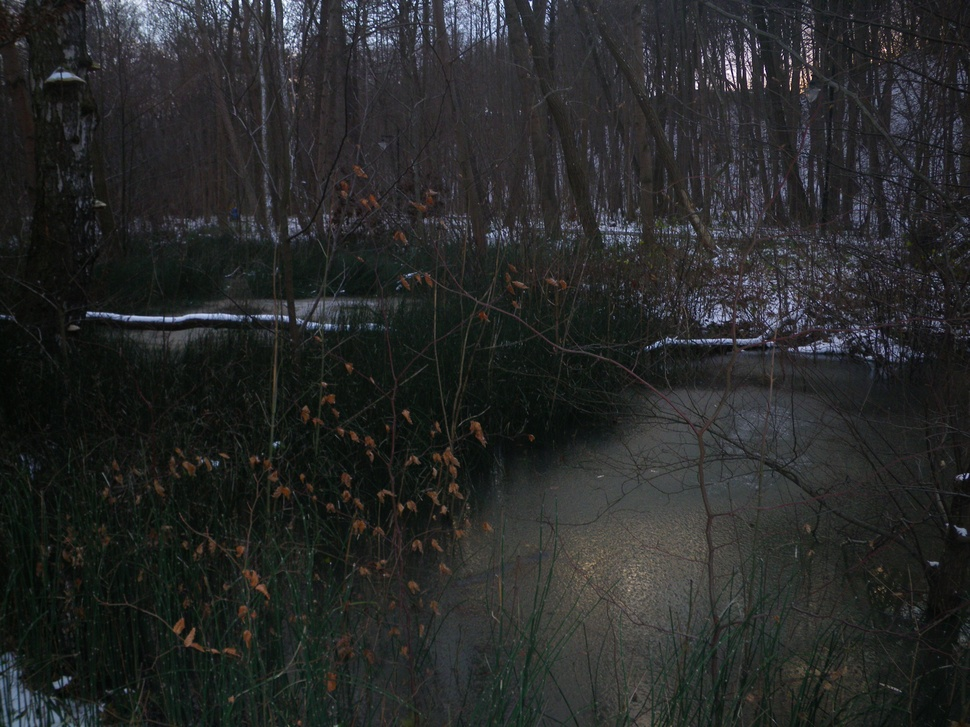
#> input picture code/image/retina/input.JPG, 970 x 727 px, shrunk from 2592 x 1944 before the run
$ jupyter execute --allow-errors test_retina.ipynb
#> lines starting #> are read from the running program, lines starting #| are printed output that depends on the picture
### code/utils.py
import cv2
import math
import numpy as np
import matplotlib.pyplot as plt

# [32 lines left out: functions mask_img, draw_lines, draw_points, not called in this run]


# 显示多张图片
def show_images(imgs, colnum=4, scale=6):
    if colnum > len(imgs):
        colnum = len(imgs)

    rownum = math.ceil(len(imgs) / colnum)

    # 计算 figsize
    maxrow = max([img.shape[0] for _,img in imgs])
    maxcol = max([img.shape[1] for _,img in imgs])

    rowpx, colpx = (maxrow*rownum, maxcol*colnum)
    if rowpx > colpx:
        rowpx, colpx = (math.ceil(scale*rowpx/colpx), scale)
    else:
        rowpx, colpx = (scale, math.ceil(scale*colpx/rowpx))

    # 画图
    _, axes = plt.subplots(rownum, colnum, figsize=(colpx, rowpx))
    if rownum == 1 and colnum == 1:
        axes = np.array([axes], dtype=object)
    axes = axes.reshape(rownum, colnum)
    for i in range(rownum):
        for j in range(colnum):
            axes[i, j].set_axis_off()

            if i*colnum + j < len(imgs):
                title, img = imgs[i*colnum + j]
                axes[i, j].set_title(title)

                if len(img.shape) > 2:
                    axes[i, j].imshow(img[..., ::-1])
                else:
                    axes[i, j].imshow(img, cmap="gray")

    plt.show()

### code/test_retina.ipynb
[cell 1]
import os
os.environ["OPENCV_IO_ENABLE_OPENEXR"]="1"

import cv2
import numpy as np
from utils import show_images

[cell 2]
'''
Retina 可以提高对比度
'''
result = []

# 说明：在 retina 处理 src 前可以进一步处理 src，常见的如只保留直方图的 5%-95% 之间的像素
src = cv2.imread('./image/retina/input.JPG')
#> src is the input picture: shape (727, 970, 3); mean B, G, R 40.8, 41.3, 39.7

# 创建 retina
retina = cv2.bioinspired_Retina.create((src.shape[1], src.shape[0]))

# 打印属性 / 保存属性
# retina.write('retinaParams.xml')
# print(retina.printSetup())

# 读取默认配置
retina.setup('./data/retina/default_retina_config.xml')
retina.run(src)
result.append(('Default Parvo', retina.getParvo()))
result.append(('Default Magno', retina.getMagno()))

# 各个参数含义：https://docs.opencv.org/4.x/d2/d94/bioinspired_retina.html
retina.setColorSaturation(colorSaturationValue=4.0)
# 重要：参数必须要一下子设完，不要出现多次 setupxxx，否则当前 setup 会用默认值覆盖掉前面设好的参数！
retina_config = {
    'photoreceptorsLocalAdaptationSensitivity': 0.6,
    'ganglionCellsSensitivity': 0.6,
    'horizontalCellsGain': 20,
}
retina.setupOPLandIPLParvoChannel(**retina_config)
# 可以用 write 到一个配置文件中，看看是否参数设置成功
# retina.write('./test.xml')
retina.run(src)
result.append(('My Parvo', retina.getParvo()))
result.append(('My Magno', retina.getMagno()))

# [6 lines of commented-out code are left out]

result.append(('Src Image', src))
show_images(result, colnum=5, scale=4)
#> in show_images, `rownum = math.ceil(len(imgs) / colnum)`: rownum = 1
#> in show_images, `maxrow = max([img.shape[0] for _,img in imgs])`: maxrow = 727
#> in show_images, `maxcol = max([img.shape[1] for _,img in imgs])`: maxcol = 970
#> in show_images, `rowpx, colpx = (maxrow*rownum, maxcol*colnum)`: rowpx = 727; colpx = 4850
#> in show_images, `rowpx, colpx = (scale, math.ceil(scale*colpx/rowpx))`: rowpx = 4; colpx = 27
#> in show_images, `plt.show()`:
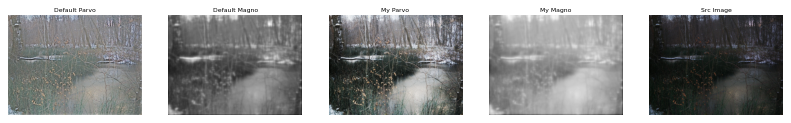
#> figure drawn by matplotlib, 5 panels

[cell 3]
'''
使用 Retina 解决 ToneMapping，主要利用 getParvo
'''
result = []

# import cv2 前有一个关于 OpenEXR 的设置，这样才能用 cv2 读取 EXR 文件
# 说明：在 retina 处理 src 前可以进一步处理 src，常见的如只保留直方图的 5%-95% 之间的像素
src = cv2.imread('./image/retina/memorial.exr', -1)
#> (the rest of this cell did not finish here and is left out)

[cell 4]
'''
使用 Retina 解决 运动检测，主要利用 getMagno
'''
src = cv2.imread('./image/retina/inputBag.jpg')
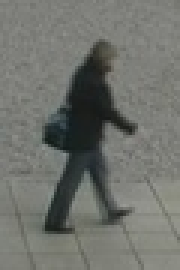
#> input picture code/image/retina/inputBag.jpg, 60 x 90 px, shrunk from 160 x 240 before the run (shown 3 times larger)
#> src is the input picture: shape (90, 60, 3); mean B, G, R 108.6, 114.1, 111.9
src = cv2.cvtColor(src, cv2.COLOR_BGR2GRAY)
#> src: shape (90, 60)

model = cv2.bioinspired.TransientAreasSegmentationModule.create((src.shape[1], src.shape[0]))

# 使用默认参数
model.setup()
model.run(src)

out = model.getSegmentationPicture()
out[out == 1] = 255

show_images([
    ('src', src),
    ('out', out)
])
#> call 2 of show_images, with colnum = 4, scale = 6
#> in show_images (call 2), `maxrow = max([img.shape[0] for _,img in imgs])`: maxrow = 90
#> in show_images (call 2), `maxcol = max([img.shape[1] for _,img in imgs])`: maxcol = 60
#> in show_images (call 2), `rowpx, colpx = (maxrow*rownum, maxcol*colnum)`: rowpx = 90; colpx = 120
#> in show_images (call 2), `rowpx, colpx = (scale, math.ceil(scale*colpx/rowpx))`: rowpx = 6; colpx = 8
#> in show_images (call 2), `plt.show()`:
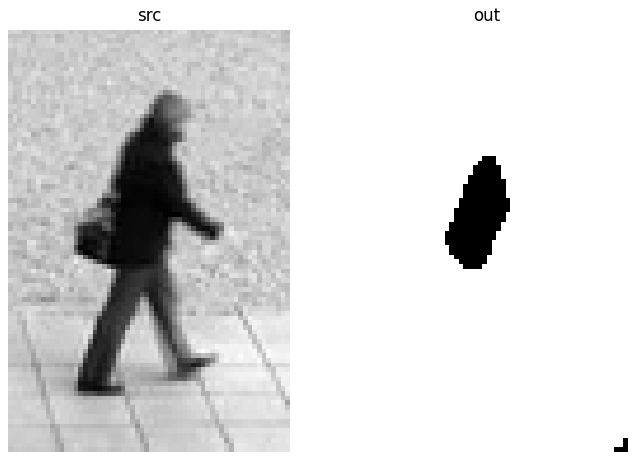
#> figure drawn by matplotlib, 2 panels
